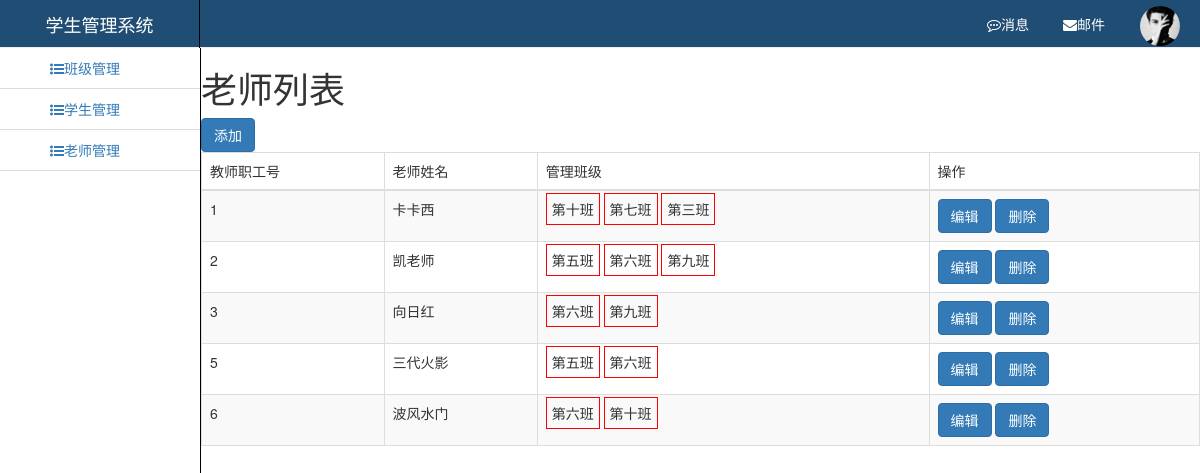
The page /app01/teacher/ (signed in) on the database its author committed.
### app01/models.py (models this page shows)
class Teacher(models.Model):
    teacher_name = models.CharField(max_length=32)

class TeacherToClass(models.Model):
    tch = models.ForeignKey('Teacher', on_delete=models.CASCADE, related_name='teacher')
    cles = models.ForeignKey('Classes', on_delete=models.CASCADE)

class Classes(models.Model):
    title = models.CharField(max_length=16)

### app01/views/manager.py (the view)
    def inner(request):
        if request.session.get('user_info'):
            return fn(request)
        else:
            return redirect('/app01/login/')

### app01/views/manager.py (called while the page is built)
def zsq_session(fn):
    def inner(request):
        if request.session.get('user_info'):
            return fn(request)
        else:
            return redirect('/app01/login/')
    return inner

@zsq_session
def teacher(request):
    teacher_list = models.Teacher.objects.all()
    return render(request, 'teacher.html', {'teacher_list': teacher_list})

### templates/teacher.html
{% extends 'mother.html' %}
{% block content %}
    <div>
        <h1>老师列表</h1>
        <a class="btn btn-primary" href={% url 'add_teacher' %}>添加</a>
        <table class="table table-bordered table-hover table-striped">
            <thead>
            <tr>
                <td>教师职工号</td>
                <td>老师姓名</td>
                <td>管理班级</td>
                <td>操作</td>
            </tr>
            </thead>
            <tbody>
            {% for teacher in teacher_list %}
                <tr>
                    <td>{{ teacher.id }}</td>
                    <td>{{ teacher.teacher_name }}</td>
                    <td>
                        {% for toc in teacher.teacher.all %}
                            <span style="padding: 5px; border: 1px solid red">{{ toc.cles.title }}</span>
                        {% endfor %}
                    </td>
                    <td>
                        <a class="btn btn-primary" href={% url 'edit_teacher' teacher.id %}>编辑</a>
                        <a class="btn btn-primary" href={% url 'del_teacher' teacher.id %}>删除</a>
                    </td>
                </tr>
            {% endfor %}
            </tbody>
        </table>
    </div>
{% endblock %}

### rows shown on the page
Teacher: id "1", teacher_name "卡卡西"
TeacherToClass: cles "第十班"
TeacherToClass: cles "第七班"
TeacherToClass: cles "第三班"
Teacher: id "2", teacher_name "凯老师"
TeacherToClass: cles "第五班"
TeacherToClass: cles "第六班"
TeacherToClass: cles "第九班"
Teacher: id "3", teacher_name "向日红"
TeacherToClass: cles "第六班"
TeacherToClass: cles "第九班"
Teacher: id "5", teacher_name "三代火影"
TeacherToClass: cles "第五班"
TeacherToClass: cles "第六班"
Teacher: id "6", teacher_name "波风水门"
TeacherToClass: cles "第六班"
TeacherToClass: cles "第十班"
